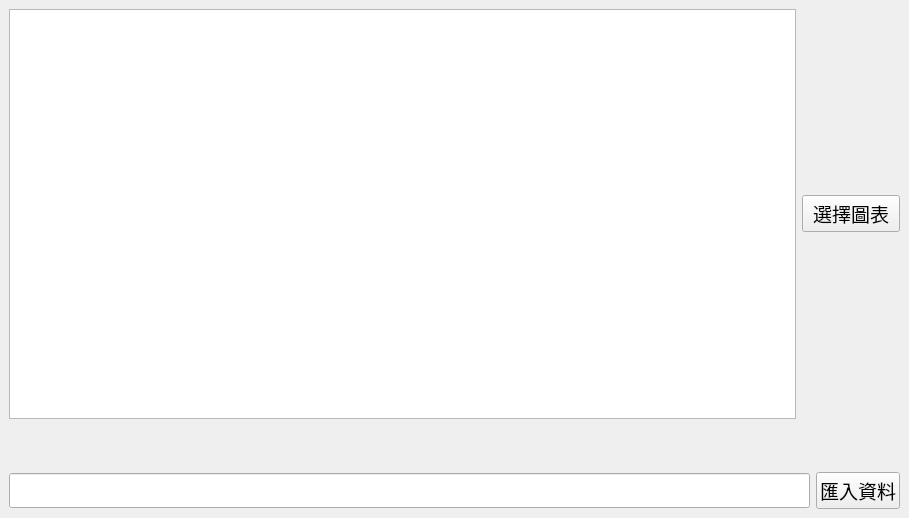
<?xml version="1.0" encoding="UTF-8"?>
<ui version="4.0">
 <class>data_reader</class>
 <widget class="QMainWindow" name="data_reader">
  <property name="geometry">
   <rect>
    <x>0</x>
    <y>0</y>
    <width>909</width>
    <height>518</height>
   </rect>
  </property>
  <property name="windowTitle">
   <string>選取資料</string>
  </property>
  <widget class="QWidget" name="centralwidget">
   <layout class="QVBoxLayout" name="verticalLayout" stretch="10,1,1">
    <item>
     <layout class="QHBoxLayout" name="table_horizontalLayout" stretch="8,1">
      <item>
       <widget class="QTableView" name="data_tableView">
        <property name="font">
         <font>
          <family>微軟正黑體</family>
          <pointsize>14</pointsize>
         </font>
        </property>
        <property name="mouseTracking">
         <bool>false</bool>
        </property>
       </widget>
      </item>
      <item>
       <widget class="QPushButton" name="chooseChart_pushButton">
        <property name="font">
         <font>
          <family>微軟正黑體</family>
          <pointsize>14</pointsize>
         </font>
        </property>
        <property name="text">
         <string>選擇圖表</string>
        </property>
       </widget>
      </item>
     </layout>
    </item>
    <item>
     <widget class="QLabel" name="error_TextLabel">
      <property name="sizePolicy">
       <sizepolicy hsizetype="Preferred" vsizetype="Preferred">
        <horstretch>1</horstretch>
        <verstretch>1</verstretch>
       </sizepolicy>
      </property>
      <property name="font">
       <font>
        <family>微軟正黑體</family>
        <pointsize>14</pointsize>
       </font>
      </property>
      <property name="text">
       <string/>
      </property>
     </widget>
    </item>
    <item>
     <layout class="QHBoxLayout" name="choosefile_horizontalLayout">
      <item>
       <widget class="QLineEdit" name="filepath_lineEdit">
        <property name="sizePolicy">
         <sizepolicy hsizetype="Expanding" vsizetype="Fixed">
          <horstretch>0</horstretch>
          <verstretch>0</verstretch>
         </sizepolicy>
        </property>
        <property name="font">
         <font>
          <family>微軟正黑體</family>
          <pointsize>14</pointsize>
         </font>
        </property>
       </widget>
      </item>
      <item>
       <widget class="QPushButton" name="open_importer_Button">
        <property name="font">
         <font>
          <family>微軟正黑體</family>
          <pointsize>14</pointsize>
         </font>
        </property>
        <property name="mouseTracking">
         <bool>false</bool>
        </property>
        <property name="text">
         <string>匯入資料</string>
        </property>
       </widget>
      </item>
     </layout>
    </item>
   </layout>
  </widget>
 </widget>
 <resources/>
 <connections/>
</ui>
